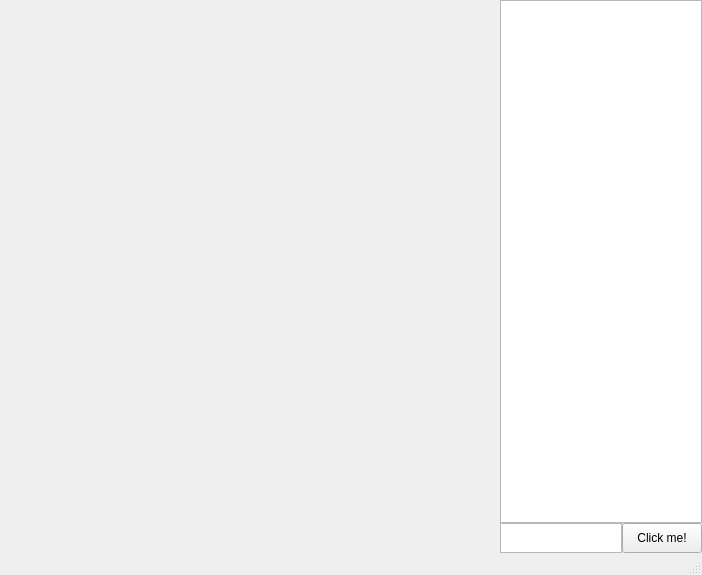
<?xml version="1.0" encoding="UTF-8"?>
<ui version="4.0">
 <class>MainWindow</class>
 <widget class="QMainWindow" name="MainWindow">
  <property name="geometry">
   <rect>
    <x>0</x>
    <y>0</y>
    <width>702</width>
    <height>575</height>
   </rect>
  </property>
  <property name="windowTitle">
   <string>ChatRoom Server</string>
  </property>
  <widget class="QWidget" name="centralwidget">
   <layout class="QVBoxLayout" name="verticalLayout_3">
    <property name="spacing">
     <number>0</number>
    </property>
    <property name="leftMargin">
     <number>0</number>
    </property>
    <property name="topMargin">
     <number>0</number>
    </property>
    <property name="rightMargin">
     <number>0</number>
    </property>
    <property name="bottomMargin">
     <number>0</number>
    </property>
    <item>
     <layout class="QHBoxLayout" name="horizontalLayout_2">
      <property name="spacing">
       <number>0</number>
      </property>
      <item>
       <widget class="QWidget" name="widget" native="true">
        <property name="sizePolicy">
         <sizepolicy hsizetype="MinimumExpanding" vsizetype="Preferred">
          <horstretch>0</horstretch>
          <verstretch>0</verstretch>
         </sizepolicy>
        </property>
        <property name="minimumSize">
         <size>
          <width>500</width>
          <height>0</height>
         </size>
        </property>
        <layout class="QVBoxLayout" name="verticalLayout_2"/>
       </widget>
      </item>
      <item>
       <widget class="QWidget" name="ChatRoom" native="true">
        <layout class="QVBoxLayout" name="verticalLayout">
         <property name="spacing">
          <number>0</number>
         </property>
         <property name="leftMargin">
          <number>0</number>
         </property>
         <property name="topMargin">
          <number>0</number>
         </property>
         <property name="rightMargin">
          <number>0</number>
         </property>
         <property name="bottomMargin">
          <number>0</number>
         </property>
         <item>
          <widget class="QTextBrowser" name="textBrowser_chat_window">
           <property name="sizePolicy">
            <sizepolicy hsizetype="Minimum" vsizetype="Expanding">
             <horstretch>0</horstretch>
             <verstretch>0</verstretch>
            </sizepolicy>
           </property>
           <property name="minimumSize">
            <size>
             <width>200</width>
             <height>500</height>
            </size>
           </property>
          </widget>
         </item>
         <item>
          <layout class="QHBoxLayout" name="horizontalLayout">
           <property name="spacing">
            <number>0</number>
           </property>
           <property name="sizeConstraint">
            <enum>QLayout::SizeConstraint::SetMinimumSize</enum>
           </property>
           <item>
            <widget class="ChatTextEdit" name="textEdit_message">
             <property name="maximumSize">
              <size>
               <width>16777215</width>
               <height>30</height>
              </size>
             </property>
            </widget>
           </item>
           <item>
            <widget class="QPushButton" name="pushButton_send">
             <property name="sizePolicy">
              <sizepolicy hsizetype="Minimum" vsizetype="MinimumExpanding">
               <horstretch>0</horstretch>
               <verstretch>0</verstretch>
              </sizepolicy>
             </property>
             <property name="maximumSize">
              <size>
               <width>16777215</width>
               <height>30</height>
              </size>
             </property>
             <property name="text">
              <string>Click me!</string>
             </property>
            </widget>
           </item>
          </layout>
         </item>
        </layout>
       </widget>
      </item>
     </layout>
    </item>
   </layout>
  </widget>
  <widget class="QMenuBar" name="menubar">
   <property name="geometry">
    <rect>
     <x>0</x>
     <y>0</y>
     <width>702</width>
     <height>21</height>
    </rect>
   </property>
  </widget>
  <widget class="QStatusBar" name="statusbar"/>
 </widget>
 <customwidgets>
  <customwidget>
   <class>ChatTextEdit</class>
   <extends>QTextEdit</extends>
   <header>chattextedit.h</header>
  </customwidget>
 </customwidgets>
 <resources/>
 <connections/>
</ui>
